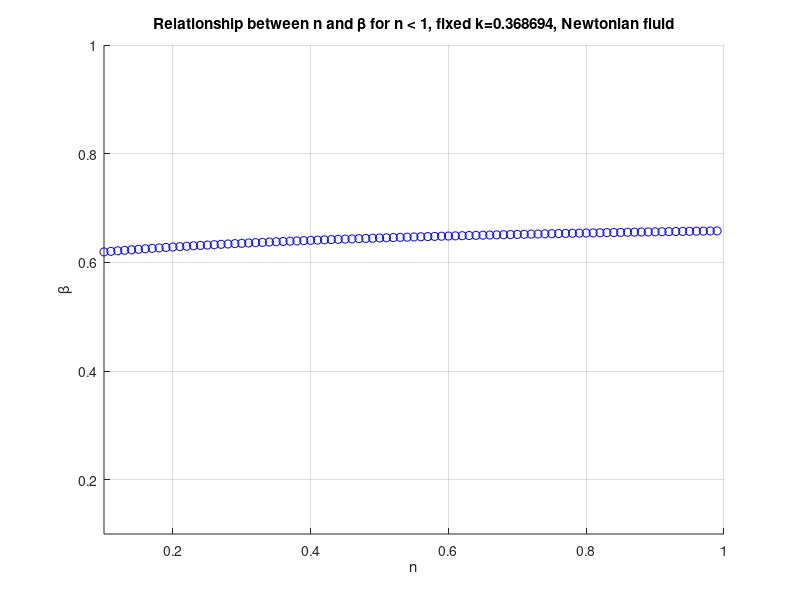

MATLAB code to generate this figure: (Note: this script raises an error after producing the figure.)
clc; clear;

%% Parameters
lambda_start = 0.1; % in Xuesi's work, lambda is beta
lambda_end = 1;
n_start = 0.1;
n_end = 2.0;
sigma_fixed = 0.368694; % Fixed sigma value (or k value in Xuesi's work)
% sigma_fixed take from find_sigma.m program
%% ----------  START NEWTON-RAPHSON LOOP  --------------%%

n_range = n_start:0.01:n_end; % Range for n
lambda_range = lambda_start:0.01:lambda_end; % Range for lambda (initial guess)

% Tolerances and iteration limit for Newton-Raphson
tolerance = 1e-12; % Adjusted tolerance
max_iterations = 100;
h = 1e-6; % Step size for numerical derivative

% Initialize arrays to store results
n_values = [];
lambda_values = [];
f_values = [];

fprintf('Iteration\tSigma\t\tN\t\tLambda Init\tLambda\n');
fprintf('-------------------------------------------------------------\n');

%% Loop over all combinations of lambda and n
for n = n_range
    found = false;
    for lambda_init = lambda_range
        lambda = lambda_init; % Initial guess for lambda
        
        % Newton-Raphson iteration
        for iter = 1:max_iterations
            % Define the function f(lambda) = I1 - I2
            % Numerical integration for I1: int_sigma^lambda (lambda^2/x^2 - x)^(1/n) dx
            x1 = linspace(sigma_fixed, lambda, 200); % Discretize the interval
            integrand1 = ((lambda^2 ./ x1) - x1).^(1/n);
            I1 = trapz(x1, integrand1);
            
            % Numerical integration for I2: int_lambda^1 (x - lambda^2/x)^(1/n) dx
            x2 = linspace(lambda, 1, 200); % Discretize the interval
            integrand2 = (x2 - (lambda^2 ./ x2)).^(1/n);
            I2 = trapz(x2, integrand2);
            
            % Function f(lambda)
            f = I1 - I2;
            
            % Numerical derivative f'(lambda) using central difference
            lambda_plus_h = lambda + h;
            lambda_minus_h = lambda - h;
            
            % Compute f(lambda + h)
            x1_plus = linspace(sigma_fixed, lambda_plus_h, 100);
            integrand1_plus = (lambda_plus_h^2 ./ x1_plus - x1_plus).^(1/n);
            I1_plus = trapz(x1_plus, integrand1_plus);
            
            x2_plus = linspace(lambda_plus_h, 1, 100);
            integrand2_plus = (x2_plus - lambda_plus_h^2 ./ x2_plus).^(1/n);
            I2_plus = trapz(x2_plus, integrand2_plus);
            f_plus = I1_plus - I2_plus;
            
            % Compute f(lambda - h)
            x1_minus = linspace(sigma_fixed, lambda_minus_h, 100);
            integrand1_minus = (lambda_minus_h^2 ./ x1_minus - x1_minus).^(1/n);
            I1_minus = trapz(x1_minus, integrand1_minus);
            
            x2_minus = linspace(lambda_minus_h, 1, 100);
            integrand2_minus = (x2_minus - lambda_minus_h^2 ./ x2_minus).^(1/n);
            I2_minus = trapz(x2_minus, integrand2_minus);
            f_minus = I1_minus - I2_minus;
            
            % Central difference approximation
            df = (f_plus - f_minus) / (2 * h);
            
            % Check for division by zero or NaN
            if abs(df) < 1e-10
                disp('Derivative too small, breaking loop.');
                break;
            end
            
            % Update lambda
            lambda_new = lambda - f / df;
            
            % Display current guess and function value
            fprintf('%d\t\t%.6f\t%.2f\t%.2f\t%.6f\n', iter, sigma_fixed, n, lambda_init, lambda_new);
            
            % Check convergence
            if abs(lambda_new - lambda) < tolerance
                % Store the converged values
                n_values = [n_values, n];
                lambda_values = [lambda_values, lambda_new];
                f_values = [f_values, abs(f)]; % Store the absolute value of f(lambda)
                found = true;
                break;
            end
            
            lambda = lambda_new;
            
            % Check if lambda is within bounds (0.1 to 1)
            if lambda < lambda_start || lambda > lambda_end
                disp('Lambda out of bounds, restarting with new initial guess.');
                break;
            end
            
            if iter == max_iterations
                disp('Max iterations reached, no convergence.');
            end
        end
        if found
            break;
        end
    end
end

%% Filter the results to get one lambda value for each n
filtered_n_values = [];
filtered_lambda_values = [];

unique_n_values = unique(n_values);
for i = 1:length(unique_n_values)
    n = unique_n_values(i);
    idx = find(n_values == n);
    if length(idx) > 1
        [~, min_idx] = min(f_values(idx)); % Find the index with the minimum f value
        best_idx = idx(min_idx);
    else
        best_idx = idx;
    end
    filtered_n_values = [filtered_n_values, n_values(best_idx)];
    filtered_lambda_values = [filtered_lambda_values, lambda_values(best_idx)];
end

%% Separate the results into two groups: n < 1 and n >= 1
n_less_than_1 = filtered_n_values(filtered_n_values < 1);
lambda_less_than_1 = filtered_lambda_values(filtered_n_values < 1);

n_greater_than_1 = filtered_n_values(filtered_n_values >= 1);
lambda_greater_than_1 = filtered_lambda_values(filtered_n_values >= 1);

%% Create the plot for n < 1
figure; % Create a new figure
hold on; % Allow multiple plots on the same figure

% Plot the results for n < 1
plot(n_less_than_1, lambda_less_than_1, 'bo');
xlabel('n');
ylabel('\beta');
title('Relationship between n and \beta for n < 1, fixed k=0.368694, Newtonian fluid');
grid on;

% Ensure the plot is visually appealing
axis([n_start 1 lambda_start lambda_end]); % Set axis limits based on the ranges (0.1 to 1)
hold off;

% Write results to an Excel file for n < 1
filename_less_than_1 = 'lambda_n_lt1.xlsx';

if isfile(filename_less_than_1)
    delete(filename_less_than_1); % Delete the existing file if it exists
end

result_table_less_than_1 = table(lambda_less_than_1', n_less_than_1', 'VariableNames', {'Lambda', 'N'});
writetable(result_table_less_than_1, filename_less_than_1);

%% Create the plot for n >= 1
% figure; % Create a new figure
% hold on; % Allow multiple plots on the same figure
% 
% % Plot the results for n >= 1
% plot(n_greater_than_1, lambda_greater_than_1, 'ro-');
% xlabel('n');
% ylabel('\beta');
% title('Relationship between n and \beta for n >= 1, fixed k=0.368694, Newtonian fluid');
% grid on;
% 
% % Ensure the plot is visually appealing
% axis([1 n_end lambda_start lambda_end]); % Set axis limits based on the ranges (0.1 to 1)
% hold off;
% 
% % Write results to an Excel file for n >= 1
% filename_greater_than_1 = 'lambda_n_values_filtered_greater_than_1.xlsx';
% 
% if isfile(filename_greater_than_1)
%     delete(filename_greater_than_1); % Delete the existing file if it exists
% end
% 
% result_table_greater_than_1 = table(lambda_greater_than_1', n_greater_than_1', 'VariableNames', {'Lambda', 'N'});
% writetable(result_table_greater_than_1, filename_greater_than_1);